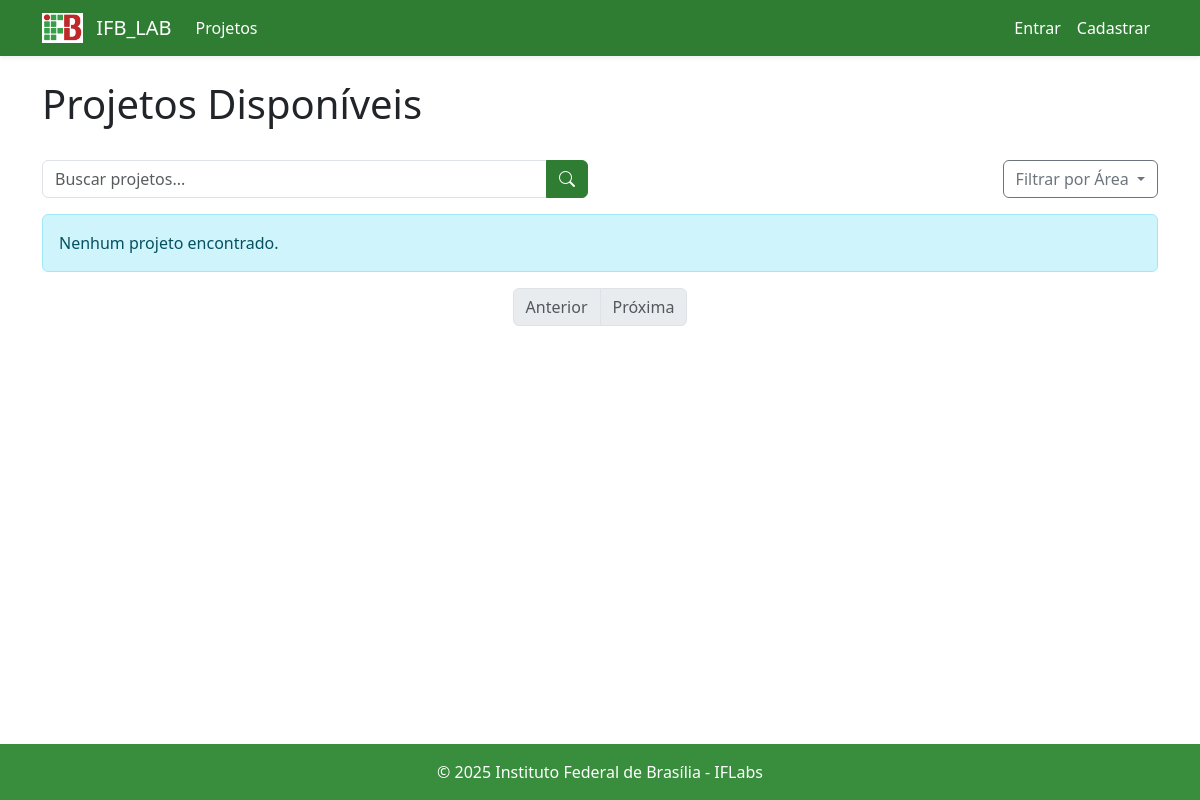
Page /projetos/listar on the earlier database version.
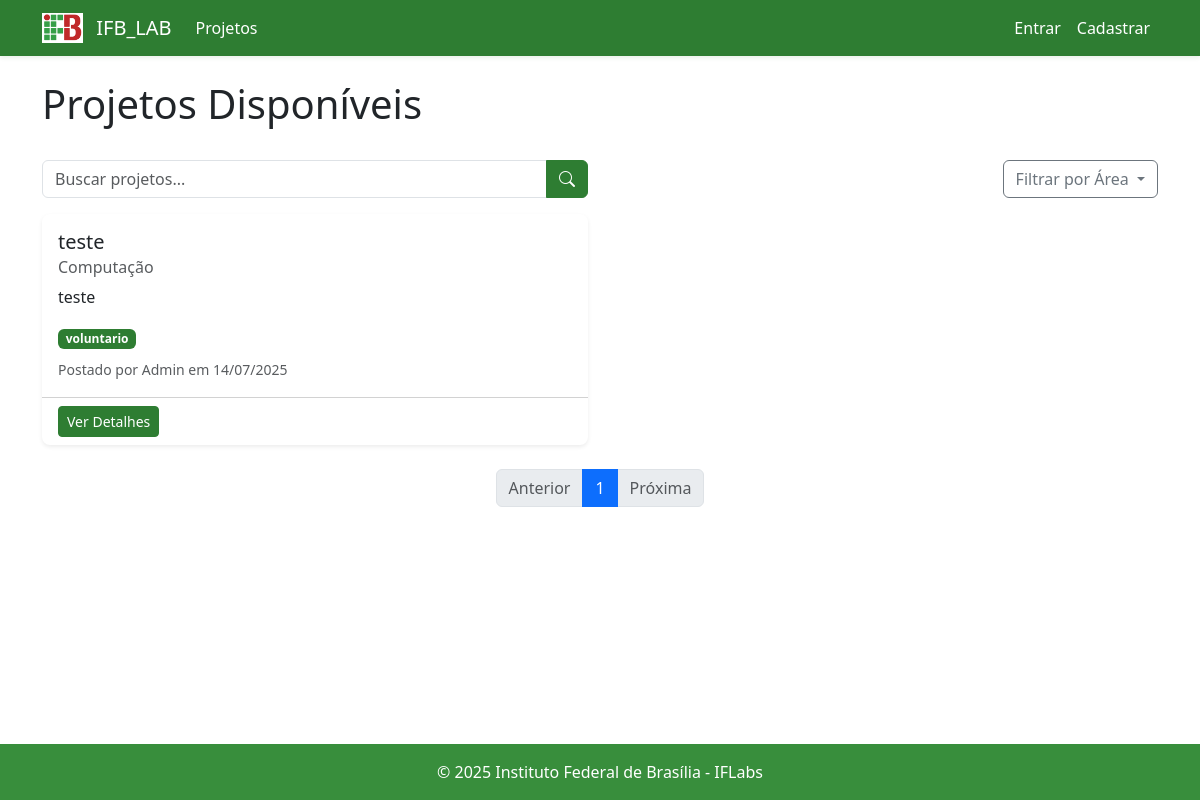
Same page on the later database version.
### src/models.py (models this page shows, shortened)
class Projeto(db.Model):
    __tablename__ = 'projeto'
    id = db.Column(db.Integer, primary_key=True)
    titulo = db.Column(db.String(255), nullable=False)
    status = db.Column(db.String(50), nullable=False, default='aberto')
    descricao = db.Column(db.String(2000), nullable=False)
    requisitos = db.Column(db.String(1000), nullable=True)
    tipo_vaga = db.Column(db.String(50), nullable=True)
    area_conhecimento = db.Column(db.String(100), nullable=True)
    user_id = db.Column(db.String(20), db.ForeignKey('professor.matricula'), nullable=False)
    data_criacao = db.Column(db.DateTime, default=db.func.now())
    membros = db.relationship('MembroProjeto', backref='projeto', lazy=True)

class Professor(UserMixin, db.Model):
    __tablename__ = 'professor'
    matricula = db.Column(db.String(20), primary_key=True)
    nome = db.Column(db.String(100), nullable=False)
    email = db.Column(db.String(120), unique=True, nullable=False)
    senha = db.Column(db.String(128), nullable=False)
    sobre = db.Column(db.Text, nullable=True)
    foto_perfil = db.Column(db.String(255), nullable=True)  # Caminho da foto
    projetos = db.relationship('Projeto', backref='autor', lazy=True)

### main.py (the view)
@app.route('/projetos/listar')
def listar_projetos():
    page = request.args.get('page', 1, type=int)
    area = request.args.get('area', None)
    query = request.args.get('q', None)
    projetos_query = Projeto.query.filter_by(status='aberto')
    if area:
        projetos_query = projetos_query.filter_by(area_conhecimento=area)
    if query:
        projetos_query = projetos_query.filter(
            Projeto.titulo.ilike(f'%{query}%')
            | Projeto.descricao.ilike(f'%{query}%')
            | Projeto.requisitos.ilike(f'%{query}%'))
    projetos = projetos_query.order_by(Projeto.data_criacao.desc()).paginate(
        page=page, per_page=app.config['POSTS_PER_PAGE'], error_out=False)
    areas = db.session.query(Projeto.area_conhecimento).distinct().all()
    areas = [area[0] for area in areas if area[0]]
    return render_template('projetos/listar_projetos.html',
                           projetos=projetos,
                           areas=areas,
                           area_selecionada=area)

### templates/projetos/listar_projetos.html (shortened to what this page needs)
{% extends "base.html" %}
{% block content %}
<div class="d-flex justify-content-between align-items-center mb-4">
    <h1>Projetos Disponíveis</h1>
</div>
<div class="row mb-3">
    <div class="col-md-6">
        <form method="get" class="input-group">
            <input type="text" name="q" class="form-control" placeholder="Buscar projetos..." value="{{ request.args.get('q', '') }}">
            <button class="btn btn-outline-primary" type="submit">
                <i class="bi bi-search"></i>
            </button>
        </form>
    </div>
    <div class="col-md-6">
        <div class="dropdown float-end">
            <button class="btn btn-outline-secondary dropdown-toggle" type="button" id="filterDropdown" data-bs-toggle="dropdown">
                Filtrar por Área
            </button>
        </div>
    </div>
</div>
<div class="row">
    {% for projeto in projetos.items %}
    <div class="col-md-6 mb-4">
        <div class="card h-100">
            <div class="card-body">
                <h5 class="card-title">{{ projeto.titulo }}</h5>
                <h6 class="card-subtitle mb-2 text-muted">{{ projeto.area_conhecimento }}</h6>
                <p class="card-text">{{ projeto.descricao|truncate(150) }}</p>
                <span class="badge bg-primary">{{ projeto.tipo_vaga }}</span>
                <div class="mt-2">
                    <small class="text-muted">Postado por {{ projeto.autor.nome }} em {{ projeto.data_criacao.strftime('%d/%m/%Y') }}</small>
                </div>
            </div>
            <div class="card-footer bg-transparent">
                <a href="{{ url_for('detalhes_projeto', id=projeto.id) }}" class="btn btn-sm btn-outline-primary">Ver Detalhes</a>
            </div>
        </div>
    </div>
    {% else %}
    <div class="col-12">
        <div class="alert alert-info">Nenhum projeto encontrado.</div>
    </div>
    {% endfor %}
</div>
<nav aria-label="Page navigation">
    <ul class="pagination justify-content-center">
        {% if projetos.has_prev %}
        <li class="page-item">
            <a class="page-link" href="{{ url_for('listar_projetos', page=projetos.prev_num, q=request.args.get('q'), area=request.args.get('area')) }}">Anterior</a>
        </li>
        {% else %}
        <li class="page-item disabled">
            <a class="page-link" href="#">Anterior</a>
        </li>
        {% endif %}
        {% for page_num in projetos.iter_pages(left_edge=1, right_edge=1, left_current=2, right_current=2) %}
            {% if page_num %}
                {% if projetos.page == page_num %}
                <li class="page-item active">
                    <a class="page-link" href="#">{{ page_num }}</a>
                </li>
                {% else %}
                <li class="page-item">
                    <a class="page-link" href="{{ url_for('listar_projetos', page=page_num, q=request.args.get('q'), area=request.args.get('area')) }}">{{ page_num }}</a>
                </li>
                {% endif %}
            {% else %}
                <li class="page-item disabled">
                    <a class="page-link" href="#">...</a>
                </li>
            {% endif %}
        {% endfor %}
        {% if projetos.has_next %}
        <li class="page-item">
            <a class="page-link" href="{{ url_for('listar_projetos', page=projetos.next_num, q=request.args.get('q'), area=request.args.get('area')) }}">Próxima</a>
        </li>
        {% else %}
        <li class="page-item disabled">
            <a class="page-link" href="#">Próxima</a>
        </li>
        {% endif %}
    </ul>
</nav>
{% endblock %}

### templates/base.html (shortened to what this page needs)
<!DOCTYPE html>
<html lang="pt-br">
<head>
    <link href="https://cdn.jsdelivr.net/npm/bootstrap@5.3.0/dist/css/bootstrap.min.css" rel="stylesheet">
    <link rel="stylesheet" href="https://cdn.jsdelivr.net/npm/bootstrap-icons@1.10.0/font/bootstrap-icons.css">
    <link rel="stylesheet" href="{{ url_for('static', filename='css/main.css') }}">
</head>
<body class="d-flex flex-column min-vh-100">
    <nav class="navbar navbar-expand-lg navbar-dark" style="background-color: #2E7D32;">
        <div class="container">
            <a class="navbar-brand" href="{{ url_for('index') }}">
                <img src="{{ url_for('static', filename='images/IFB.png') }}" alt="IFB" height="30" class="d-inline-block align-top me-2">
                IFB_LAB
            </a>
            <div class="collapse navbar-collapse" id="navbarNav">
                <ul class="navbar-nav me-auto">
                    <li class="nav-item">
                        <a class="nav-link" href="{{ url_for('listar_projetos') }}">Projetos</a>
                    </li>
                </ul>
                <ul class="navbar-nav">
                    {% if current_user.is_authenticated %}
                    <li class="nav-item dropdown">
                        <a class="nav-link dropdown-toggle" href="#" id="navbarDropdown" role="button" data-bs-toggle="dropdown">
                            <i class="bi bi-person-circle"></i> {{ current_user.nome }}
                        </a>
                        <ul class="dropdown-menu dropdown-menu-end">
                            <li><a class="dropdown-item" href="{{ url_for('perfil') }}">Meu Perfil</a></li>
                            <li><hr class="dropdown-divider"></li>
                            <li><a class="dropdown-item" href="{{ url_for('logout') }}">Sair</a></li>
                        </ul>
                    </li>
                    {% else %}
                    <li class="nav-item">
                        <a class="nav-link" href="{{ url_for('login') }}">Entrar</a>
                    </li>
                    <li class="nav-item">
                        <a class="nav-link" href="{{ url_for('register') }}">Cadastrar</a>
                    </li>
                    {% endif %}
                </ul>
            </div>
        </div>
    </nav>
    <main class="container my-4 flex-grow-1">
        {% block content %}{% endblock %}
    </main>
    <footer class="mt-auto py-3" style="background-color: #D32F2F;">
        <div class="container text-center text-white">
            © 2025 Instituto Federal de Brasília - IFLabs
        </div>
    </footer>
</body>
</html>

### static/css/main.css (style rules this page uses)
:root { --verde-ifb: #2E7D32; --branco: #FFFFFF; }
:root { --verde-ifb: #2E7D32; --vermelho-ifb: #388e3c; --branco: #FFFFFF; --cinza-claro: #F8F9FA; }
body { background-color: var(--branco); font-family: 'Segoe UI', Tahoma, Geneva, Verdana, sans-serif; display: flex; flex-direction: column; min-height: 100vh; }
.navbar { box-shadow: 0 2px 4px rgba(46, 125, 50, 0.1); background-color: var(--verde-ifb) !important; }
.navbar .navbar-brand, .navbar .nav-link, .navbar .navbar-toggler-icon { color: var(--branco) !important; }
.btn-outline-primary, .btn-outline-primary:visited, .btn-outline-primary:active, .btn-outline-primary:focus, .btn-outline-primary:hover { color: var(--verde-ifb) !important; border-color: var(--verde-ifb) !important; background-color: var(--branco) !important; }
.card { border: none; box-shadow: 0 0.125rem 0.25rem rgba(0, 0, 0, 0.075); transition: transform 0.2s; border-radius: 8px; }
a { color: var(--verde-ifb); }
footer { background-color: var(--vermelho-ifb) !important; color: white; }
.card-header.bg-primary, .badge.bg-primary, .nav-link.active, .nav-link:focus, .nav-link:hover, .nav-link, .navbar .nav-link, .navbar .nav-link:visited, .navbar, .navbar-dark, .navbar-dark .navbar-nav .nav-link, .navbar-dark .navbar-brand, .navbar-dark .navbar-toggler { background-color: var(--verde-ifb) !important; color: var(--branco) !important; border: none !important; }
.navbar .nav-link, .navbar .nav-link:visited, .navbar-dark .navbar-nav .nav-link { color: var(--branco) !important; }
.bg-primary, .text-primary, .border-primary, .btn-primary, .btn-outline-primary, .badge.bg-primary, .navbar.bg-primary, .navbar-dark.bg-primary, .navbar .navbar-brand, .navbar .navbar-toggler-icon { background-color: var(--verde-ifb) !important; color: var(--branco) !important; border-color: var(--verde-ifb) !important; }

Differences in the rows shown:
added Projeto: titulo "teste", area_conhecimento "Computação", descricao "teste", tipo_vaga "voluntario", autor.nome "Admin", data_criacao "14/07/2025"
Other differences:
new list line: "1"
text no longer shown: "Nenhum projeto encontrado."
